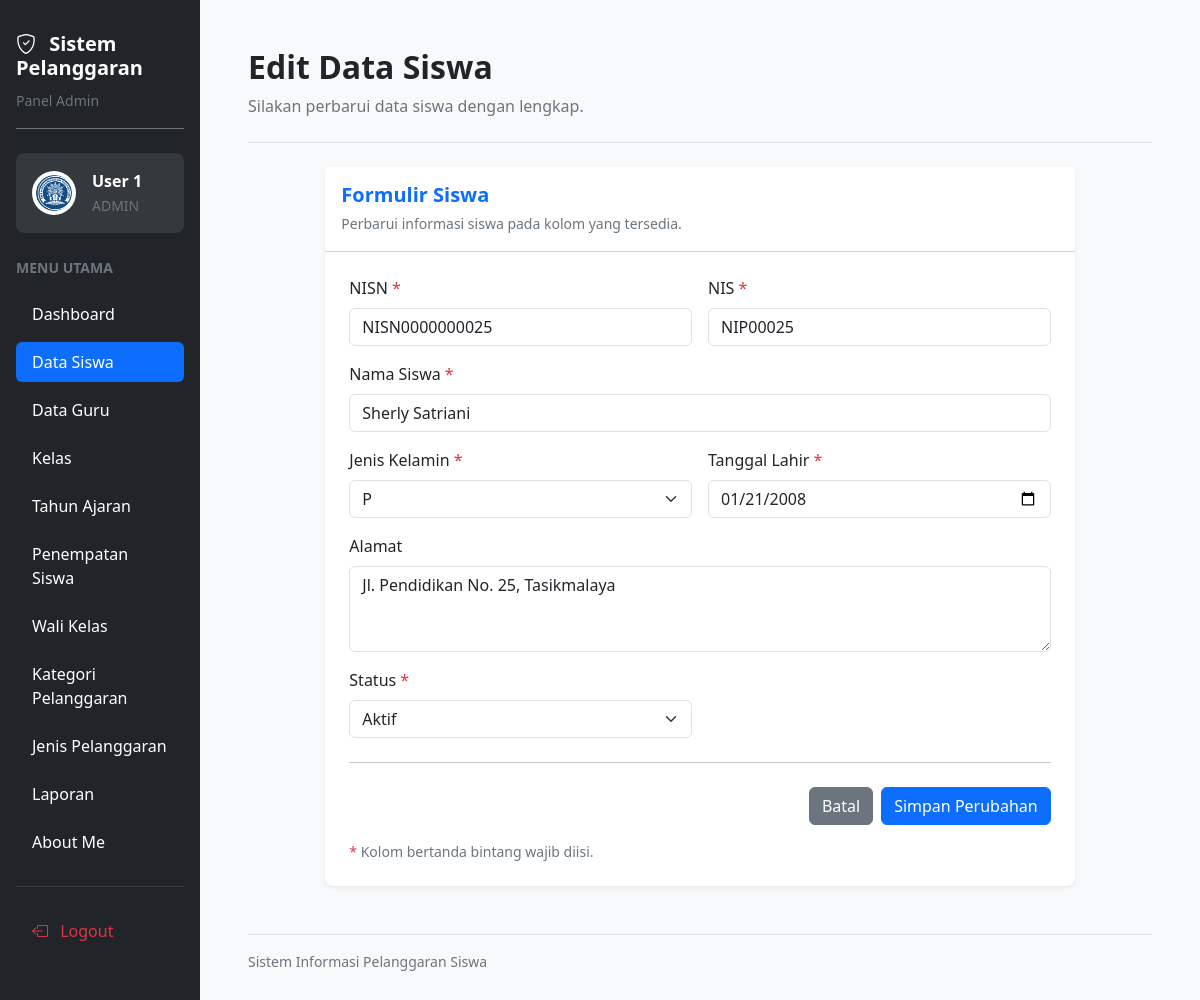
The app's page /edit_siswa.php?id=25 (signed in) with its own data.
### tables this page shows
CREATE TABLE `t_siswa` (
  `id` int(11) NOT NULL,
  `nis` varchar(30) NOT NULL,
  `nisn` varchar(20) NOT NULL,
  `nama` varchar(150) NOT NULL,
  `jenis_kelamin` char(5) NOT NULL,
  `tanggal_lahir` date NOT NULL,
  `alamat` text NOT NULL,
  `status_aktif` tinyint(1) NOT NULL,
  `created_at` timestamp NULL DEFAULT current_timestamp(),
  `updated_at` timestamp NULL DEFAULT current_timestamp()
);

### edit_siswa.php (the view, shortened to what this page needs)
<?php
require_once __DIR__ . "/config/koneksi.php";
$nama = htmlspecialchars($_SESSION['name'] ?? 'Pengguna', ENT_QUOTES, 'UTF-8');
$id = (int) $_GET['id'];
$stmt = mysqli_prepare($koneksi, "SELECT * FROM t_siswa WHERE id = ?");
mysqli_stmt_bind_param($stmt, "i", $id);
mysqli_stmt_execute($stmt);
$result = mysqli_stmt_get_result($stmt);
$siswa = mysqli_fetch_assoc($result);
$menuAdmin = [
    ['Dashboard', 'dashboard.php'],
    ['Data Siswa', 'siswa.php'],
    ['Data Guru', 'guru.php'],
    ['Kelas', 'kelas.php'],
    ['Tahun Ajaran', 'tahun_ajaran.php'],
    ['Penempatan Siswa', 'penempatan_siswa.php'],
    ['Wali Kelas', 'wali_kelas.php'],
    ['Kategori Pelanggaran', 'kategori_pelanggaran.php'],
    ['Jenis Pelanggaran', 'jenis_pelanggaran.php'],
    ['Laporan', 'laporan.php'],
    ['About Me', 'abautme.php']
];
?>
<!DOCTYPE html>
<html lang="id">
<head>
    <link href="https://cdn.jsdelivr.net/npm/bootstrap@5.3.3/dist/css/bootstrap.min.css" rel="stylesheet">
    <link href="https://cdn.jsdelivr.net/npm/bootstrap-icons@1.11.3/font/bootstrap-icons.min.css" rel="stylesheet">
</head>
<body class="bg-light">
<div class="container-fluid">
    <div class="row">
        <aside class="col-12 col-md-3 col-lg-2 bg-dark min-vh-100 p-3">
            <div class="text-white mb-4 pt-3 pb-3 border-bottom border-secondary">
                <h5 class="fw-bold mb-2">
                    <i class="bi bi-shield-check me-2"></i>
                    Sistem Pelanggaran
                </h5>
                <small class="text-secondary">Panel Admin</small>
            </div>
            <div class="bg-secondary bg-opacity-25 rounded-3 p-3 mb-4">
                <div class="d-flex align-items-center gap-3">
                    <img
                        src="logo.png"
                        alt="Logo Aplikasi"
                        width="44"
                        height="44"
                        class="rounded-circle bg-white p-1"
                    >
                    <div class="text-white text-break">
                        <div class="fw-semibold"><?= $nama; ?></div>
                        <small class="text-secondary">ADMIN</small>
                    </div>
                </div>
            </div>
            <div class="text-secondary small fw-semibold mb-3">
                MENU UTAMA
            </div>
            <ul class="nav nav-pills flex-column gap-2">
                <?php foreach ($menuAdmin as $item): ?>
                    <li class="nav-item">
                        <a
                            href="<?= htmlspecialchars($item[1], ENT_QUOTES, 'UTF-8'); ?>"
                            class="nav-link <?= $item[0] === 'Data Siswa' ? 'active' : 'text-white'; ?> rounded-2 py-2 px-3"
                        >
                            <?= htmlspecialchars($item[0], ENT_QUOTES, 'UTF-8'); ?>
                        </a>
                    </li>
                <?php endforeach; ?>
            </ul>
            <hr class="border-secondary my-4">
            <a href="logout.php" class="nav-link text-danger rounded-2 py-2 px-3">
                <i class="bi bi-box-arrow-left me-2"></i>
                Logout
            </a>
        </aside>
        <main class="col-12 col-md-9 col-lg-10 p-3 p-lg-5">
            <div class="d-flex flex-wrap justify-content-between align-items-center gap-3 mb-4 pb-4 border-bottom">
                <div>
                    <h2 class="fw-bold mb-2">Edit Data Siswa</h2>
                    <p class="text-secondary mb-0">
                        Silakan perbarui data siswa dengan lengkap.
                    </p>
                </div>
            </div>
            <div class="row justify-content-center">
                <div class="col-12 col-xl-10">
                    <div class="card border-0 shadow-sm rounded-3">
                        <div class="card-header bg-white p-3">
                            <h5 class="text-primary fw-bold mb-1">Formulir Siswa</h5>
                            <small class="text-secondary">
                                Perbarui informasi siswa pada kolom yang tersedia.
                            </small>
                        </div>
                        <div class="card-body p-4">
                            <form method="POST" action="">
                                <div class="row g-3">
                                    <div class="col-md-6">
                                        <label for="nisn" class="form-label">
                                            NISN <span class="text-danger">*</span>
                                        </label>
                                        <input
                                            type="text"
                                            name="nisn"
                                            id="nisn"
                                            class="form-control"
                                            placeholder="Masukkan 10 digit NISN"
                                            inputmode="numeric"
                                            minlength="10"
                                            maxlength="10"
                                            pattern="[0-9]{10}"
                                            oninput="this.value=this.value.replace(/[^0-9]/g,'').slice(0,10)"
                                            value="<?= htmlspecialchars($siswa['nisn'] ?? '', ENT_QUOTES, 'UTF-8'); ?>"
                                            required
                                        >
                                    </div>
                                    <div class="col-md-6">
                                        <label for="nis" class="form-label">
                                            NIS <span class="text-danger">*</span>
                                        </label>
                                        <input
                                            type="text"
                                            name="nis"
                                            id="nis"
                                            class="form-control"
                                            placeholder="Masukkan 10 digit NIS"
                                            inputmode="numeric"
                                            minlength="10"
                                            maxlength="10"
                                            pattern="[0-9]{10}"
                                            oninput="this.value=this.value.replace(/[^0-9]/g,'').slice(0,10)"
                                            value="<?= htmlspecialchars($siswa['nis'] ?? '', ENT_QUOTES, 'UTF-8'); ?>"
                                            required
                                        >
                                    </div>
                                    <div class="col-12">
                                        <label for="nama" class="form-label">
                                            Nama Siswa <span class="text-danger">*</span>
                                        </label>
                                        <input
                                            type="text"
                                            name="nama"
                                            id="nama"
                                            class="form-control"
                                            placeholder="Masukkan nama lengkap siswa"
                                            value="<?= htmlspecialchars($siswa['nama'] ?? '', ENT_QUOTES, 'UTF-8'); ?>"
                                            required
                                        >
                                    </div>
                                    <div class="col-md-6">
                                        <label for="jenis_kelamin" class="form-label">
                                            Jenis Kelamin <span class="text-danger">*</span>
                                        </label>
                                        <select name="jenis_kelamin" id="jenis_kelamin" class="form-select" required>
                                            <option value="P" <?= ($siswa['jenis_kelamin'] ?? '') === 'P' ? 'selected' : ''; ?>>P</option>
                                        </select>
                                    </div>
                                    <div class="col-md-6">
                                        <label for="tanggal_lahir" class="form-label">
                                            Tanggal Lahir <span class="text-danger">*</span>
                                        </label>
                                        <input
                                            type="date"
                                            name="tanggal_lahir"
                                            id="tanggal_lahir"
                                            class="form-control"
                                            value="<?= htmlspecialchars($siswa['tanggal_lahir'] ?? '', ENT_QUOTES, 'UTF-8'); ?>"
                                            required
                                        >
                                    </div>
                                    <div class="col-12">
                                        <label for="alamat" class="form-label">Alamat</label>
                                        <textarea
                                            name="alamat"
                                            id="alamat"
                                            class="form-control"
                                            rows="3"
                                            placeholder="Masukkan alamat siswa"
                                        ><?= htmlspecialchars($siswa['alamat'] ?? '', ENT_QUOTES, 'UTF-8'); ?></textarea>
                                    </div>
                                    <div class="col-md-6">
                                        <label for="status_aktif" class="form-label">
                                            Status <span class="text-danger">*</span>
                                        </label>
                                        <select name="status_aktif" id="status_aktif" class="form-select" required>
                                            <option value="Aktif" <?= ($siswa['status_aktif'] ?? 'Aktif') === 'Aktif' ? 'selected' : ''; ?>>
                                                Aktif
                                            </option>
                                        </select>
                                    </div>
                                </div>
                                <hr class="my-4">
                                <div class="d-flex justify-content-end gap-2">
                                    <a href="siswa.php" class="btn btn-secondary">
                                        Batal
                                    </a>
                                    <button type="submit" name="update" class="btn btn-primary">
                                        Simpan Perubahan
                                    </button>
                                </div>
                                <p class="text-secondary small mt-3 mb-0">
                                    <span class="text-danger">*</span>
                                    Kolom bertanda bintang wajib diisi.
                                </p>
                            </form>
                        </div>
                    </div>
                </div>
            </div>
            <div class="text-secondary small mt-5 pt-3 border-top">
                Sistem Informasi Pelanggaran Siswa
            </div>
        </main>
    </div>
</div>
</body>
</html>

### records on screen
t_siswa: nisn "NISN0000000025", nis "NIP00025", nama "Sherly Satriani", jenis_kelamin "P", tanggal_lahir "01/21/2008", alamat "Jl. Pendidikan No. 25, Tasikmalaya"

### other values on screen
$nama "User 1"
$item[0] "Dashboard"
$item[0] "Data Siswa"
$item[0] "Data Guru"
$item[0] "Kelas"
$item[0] "Tahun Ajaran"
$item[0] "Penempatan Siswa"
$item[0] "Wali Kelas"
$item[0] "Kategori Pelanggaran"
$item[0] "Jenis Pelanggaran"
$item[0] "Laporan"
$item[0] "About Me"
